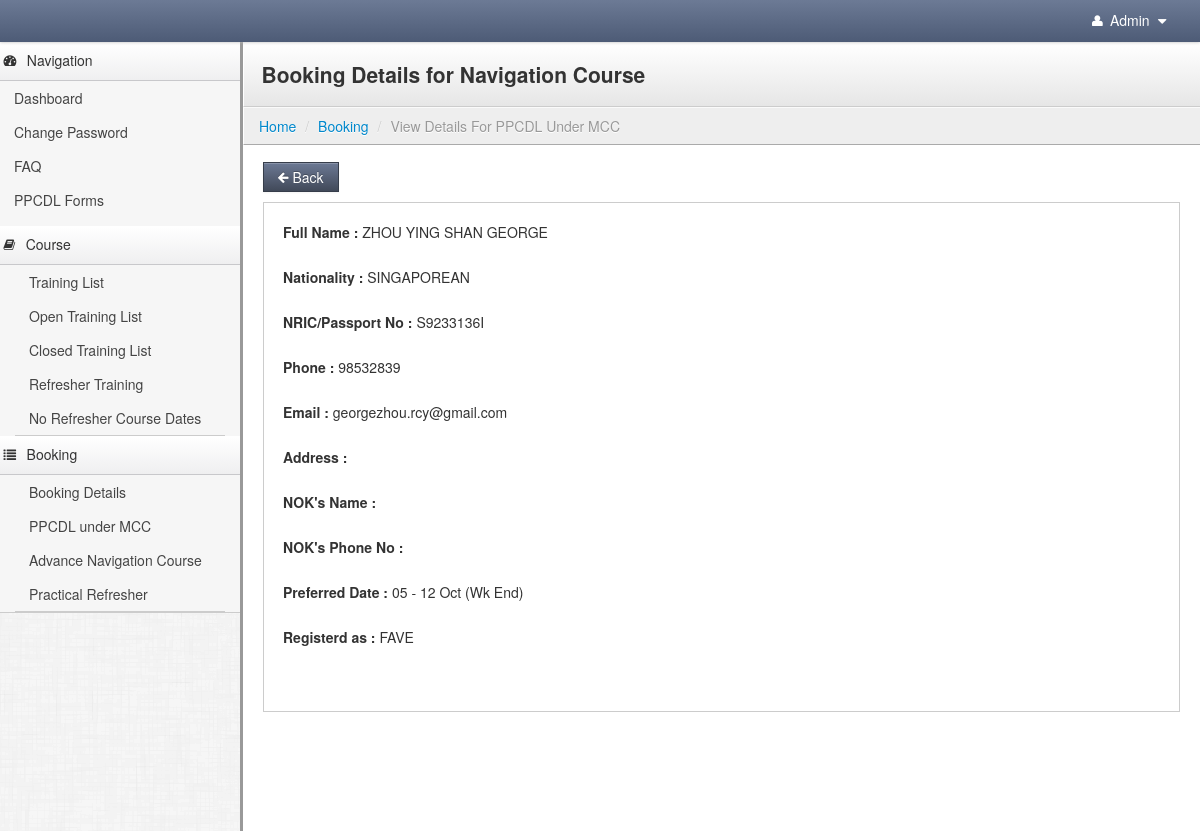
The app's page /admin/home.php?mode=booking&pg=view_details_for_PPCDL_under_MCC&booking_id=8967459&pg_name=booking_list&start=0 (signed in) with its own data.
### tables this page shows
CREATE TABLE `booking_details` (
  `booking_id` int(11) NOT NULL AUTO_INCREMENT,
  `booking_name` varchar(255) NOT NULL,
  `nationality` varchar(255) NOT NULL,
  `nric_passport_no` varchar(255) NOT NULL,
  `phone` varchar(100) NOT NULL,
  `email` varchar(255) NOT NULL,
  `address` text NOT NULL,
  `noks_name` varchar(255) NOT NULL,
  `noks_phone` varchar(255) NOT NULL,
  `course_id` int(11) NOT NULL,
  `course_training_id` int(11) NOT NULL,
  `registering_as` varchar(255) NOT NULL,
  `voucher_code` varchar(255) NOT NULL,
  `groupon_security_code` varchar(255) NOT NULL,
  `created_date` date NOT NULL,
  `course_name` varchar(255) NOT NULL,
  `preferred_date` varchar(255) NOT NULL,
  `amount` float NOT NULL,
  `payable_amount` float NOT NULL,
  `booking_status` enum('Y','N') NOT NULL DEFAULT 'N',
  `ts` timestamp NOT NULL DEFAULT CURRENT_TIMESTAMP,
  PRIMARY KEY (`booking_id`)
);

### admin/config/function.php (called while the page is built, shortened)
<?php
function url_encode($url){
	$en=0;
	if($en)
		return "anp=".base64_encode(base64_encode($url));
	else
		return $url;
}
function pg_link($url)
{
   if($url)
   		$ret	=	"home.php?".url_encode($url);
   else
   		$ret	=	"home.php";
   return $ret;
}
?>

### admin/include_page/booking/view_details_for_PPCDL_under_MCC.php (the view, shortened to what this page needs)
 <?php
	$str = mysqli_query($con, "select * from booking_details where booking_id = '".$booking_id."'");
	$result = mysqli_fetch_array($str);
 ?>
<?php include("./include/top_bar.php");?>
<?php include("./include/sidebar_nav.php");?>
<div class="content">
    <div class="header">
        <h1 class="page-title"> Booking Details for Navigation Course</h1>
    </div>
    <?php $ind=1;
	include("./include/breadcrumb.php");?>
    <div class="container-fluid">
        <div class="row-fluid">
            <div class="btn-toolbar">
                <a class="btn btn-primary" href="<?php echo pg_link("mode=booking&pg=".$pg_name."&start=".$start)?>" ><i class="icon-arrow-left"></i> Back</a>
            </div>
            <div class="well">
                <div id="myTabContent" class="tab-content">
                    <div class="tab-pane active in" id="home">
                        <form  name="reg_form" id="reg_form" method="post" action="">
                          <label><b>Full Name : </b><?php echo $result['booking_name']?></label><br  />
                        <label><b>Nationality : </b><?php echo $result['nationality']?></label><br  />
                        <label><b>NRIC/Passport No : </b><?php echo $result['nric_passport_no']?></label><br  />
                        <label><b>Phone : </b><?php echo $result['phone']?></label><br  />
                        <label><b>Email : </b><?php echo $result['email']?></label><br  />
                        <label><b>Address : </b><?php echo $result['address']?></label><br  />
                        <label><b>NOK's Name : </b><?php echo $result['noks_name']?></label><br  />
                        <label><b>NOK's Phone No : </b><?php echo $result['noks_phone']?></label><br  />
                       <label><b>Preferred Date : </b><?php echo $result['preferred_date']?></label><br  />
                       <label><b>Registerd as : </b><?php echo $result['registering_as']?></label><br  />
                          </div>
                    </div>
                </div>
            </div>
        	<?php include("./include/footer.php"); ?>
        </div>
    </div>
  </body>
</html>

### admin/stylesheets/theme.css (style rules this page uses)
body { background: #eee; background-image: url(../images/furley_bg.png); background-position: initial initial; background-repeat: initial initial; background-position: initial initial; background-repeat: initial initial; margin: 0px; padding: 0px; }
h1 { margin-top: 0px; color: #eee; }
.content { min-width: 400px; position: relative; min-height: 800px; background: #fff; margin-left: 240px; border-left: 1px solid #cccccc; border-left: 3px solid #999999; }
.header { background: #ffffff; background: #ffffff; background: -webkit-gradient(linear, left bottom, left top, color-stop(0, #e6e6e6), color-stop(1, #ffffff)); background: -ms-linear-gradient(bottom, #e6e6e6, #ffffff); background: -moz-linear-gradient(center bottom, #e6e6e6 0%, #ffffff 100%); background: -o-linear-gradient(bottom, #e6e6e6, #ffffff); filter: progid:dximagetransform.microsoft.gradient(startColorStr='#4d5b76', EndColorStr='#6c7a95'); -ms-filter: "progid:DXImageTransform.Microsoft.gradient(startColorStr='#ffffff',EndColorStr='#e6e6e6')"; border-bottom: 1px solid #cccccc; border-top: 1px solid #ffffff; border-left: 1px solid #ffffff; padding: 0em 1.25em; }
.header h1 { margin: 1em 0em; padding: 0em; line-height: 1em; font-size: 1.5em; color: #eee; color: #333; }
.btn { -webkit-border-radius: 0px; -moz-border-radius: 0px; border-radius: 0px; }
.btn-primary { background-color: #414959; background-image: -webkit-gradient(linear, 0 0, 0 100%, from(#6c7994), to(#414959)); background-image: -webkit-linear-gradient(top, #6c7994, #414959); background-image: -o-linear-gradient(top, #6c7994, #414959); background-image: linear-gradient(to bottom, #6c7994, #414959); background-image: -moz-linear-gradient(top, #6c7994, #414959); filter: progid:dximagetransform.microsoft.gradient(startColorStr='#6c7994', EndColorStr='#414959'); -ms-filter: "progid:DXImageTransform.Microsoft.gradient(startColorStr='#6c7994',EndColorStr='#414959')"; border: 1px solid #363d4a; }
.well { background-color: #fff; border: 1px solid #ccc; -webkit-box-shadow: 1px 1px 0px #ffffff; -moz-box-shadow: 1px 1px 0px #ffffff; box-shadow: 1px 1px 0px #ffffff; -webkit-border-radius: 0px; -moz-border-radius: 0px; border-radius: 0px; -moz-background-clip: padding; -webkit-background-clip: padding-box; background-clip: padding-box; }

### records on screen
booking_details: booking_name "ZHOU YING SHAN GEORGE", nationality "SINGAPOREAN", nric_passport_no "S9233136I", phone "98532839", email "georgezhou.rcy@gmail.com", preferred_date "05 - 12 Oct (Wk End)", registering_as "FAVE"

### other values on screen
$mode_label "Booking"
$pg_label "View Details For PPCDL Under MCC"
